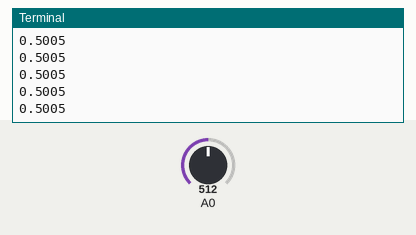
The program below on a simulated Arduino board driven over Firmata from a computer. Shown: the last lines printed to the terminal. The inputs (shaded band) are chosen by the test bench; at power-on: A0 = 512 (analog values on the 0–1023 scale).

Above: at 6.2 s.
6.3 s: A0 set to 716
At 7.0 s:
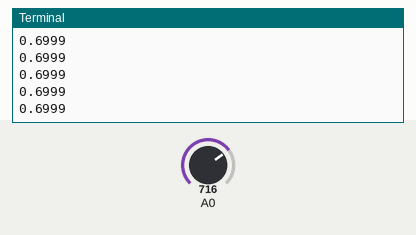
7.8 s: A0 set to 900
At 8.6 s:
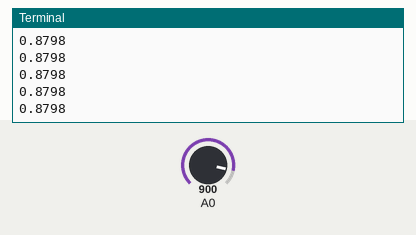
Timing chart, 0 to 9.1 s (numbered marks = the images above; inputs shaded):
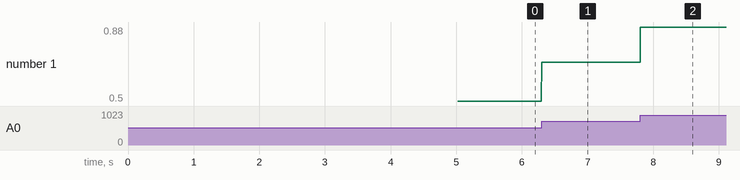

The program:

adc1.py
```python
import pyfirmata as pf
import time

ard = pf.Arduino('COM6')
print('connected.')

# 아날로그핀을 사용하려면 반드시 아래와 같은 두 줄이 필요함.

pf.util.Iterator(ard).start()

ard.analog[0].enable_reporting()

while True:
	a0 = ard.analog[0].read() # [0,1]범위의 실수 반환
	print(a0)
```

Measured:
- after the input at 6.3 s, the terminal: prints a new line at once (image 1)
- after the input at 7.8 s, the terminal: prints a new line at once (image 2)
- plotted number 1: 0.5 → 0.7 after the input at 6.3 s, 0.7 → 0.88 after the input at 7.8 s
